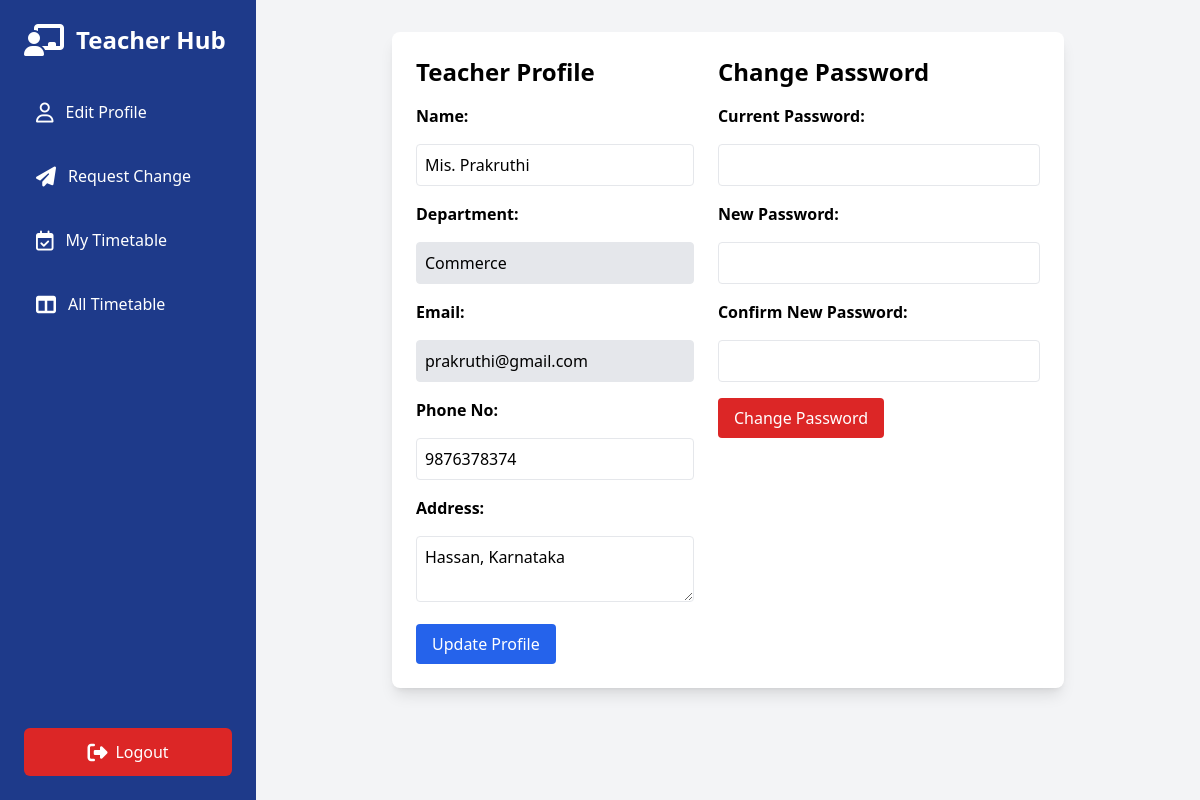
Before: /src/views/teacher/teacher_profile.php (signed in) with the older database file.
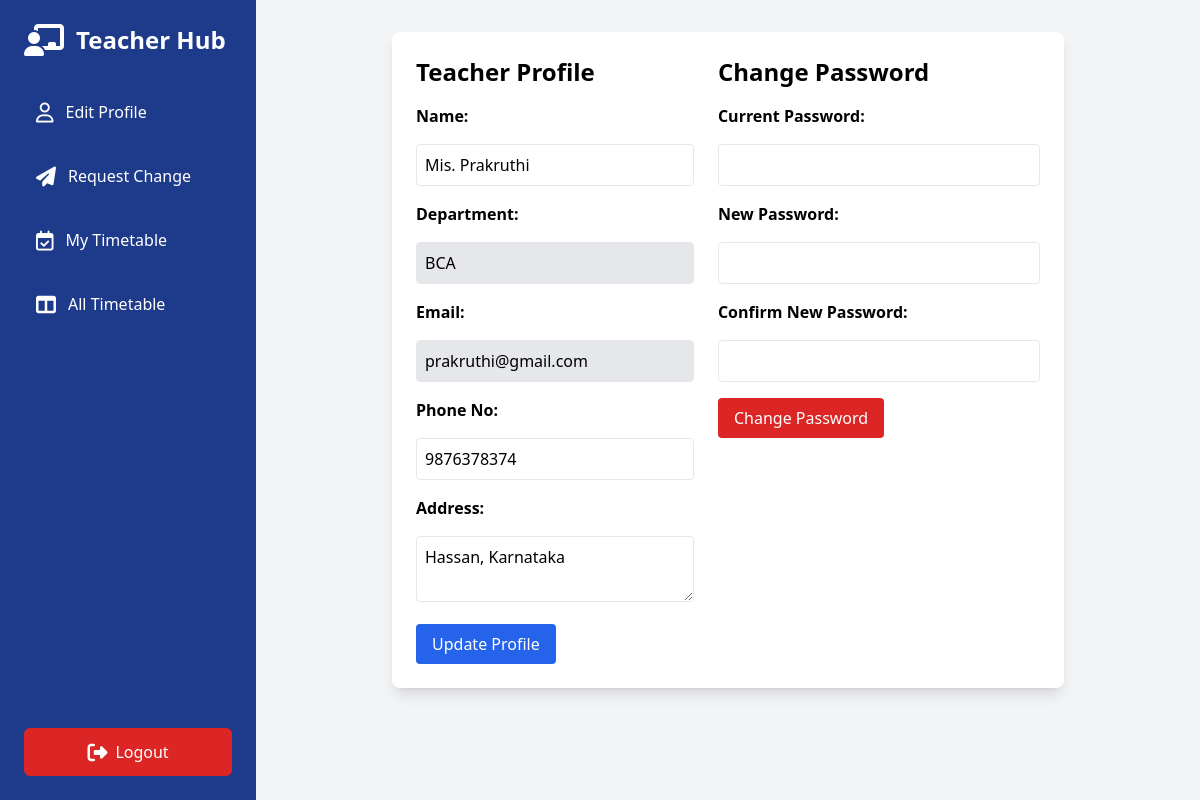
After: the same page with the newer database file.
### tables this page shows
CREATE TABLE `teachers` (
  `id` int(11) NOT NULL,
  `name` varchar(100) NOT NULL,
  `department` varchar(100) NOT NULL,
  `email` varchar(100) NOT NULL,
  `password` varchar(255) NOT NULL,
  `phone_no` varchar(15) NOT NULL,
  `address` text DEFAULT NULL,
  `min_class_hours_week` int(11) NOT NULL,
  `min_lab_hours_week` int(11) NOT NULL
);

### src/models/Teacher.php (called while the page is built, shortened)
<?php
class Teacher {
    private $conn;
    public function __construct($db) {
        $this->conn = $db;
    }
    public function getTeacherById($id) {
        $query = "SELECT * FROM teachers WHERE id = ?";
        $stmt = $this->conn->prepare($query);
        $stmt->execute([$id]);
        return $stmt->fetch(PDO::FETCH_ASSOC);
    }
}
?>

### src/views/teacher/teacher_profile.php (the view, shortened to what this page needs)
<?php include "./header.php";
    include_once "../../models/Teacher.php";
    $teacher_id = $_SESSION['teacher_id'];
    $database = new Database();
    $db = $database->getConnection();
    $teachers = new Teacher($db);
    $teacher = $teachers->getTeacherById($teacher_id);
?>
        <div class="max-w-2xl mx-auto bg-white p-6 shadow-lg rounded-lg flex gap-6" >
            <div>
        <h2 class="text-2xl font-bold mb-4">Teacher Profile</h2>
        <form method="post" class="space-y-4" action="./../../controllers/teacherController.php">
            <label class="block font-semibold">Name:</label>
            <input type="text" name="name" value="<?php echo htmlspecialchars($teacher['name']); ?>" class="w-full p-2 border rounded">
            <label class="block font-semibold">Department:</label>
            <input type="text" name="department" value="<?php echo htmlspecialchars($teacher['department']); ?>" class="w-full p-2 border rounded bg-gray-200" disabled>
            <label class="block font-semibold">Email:</label>
            <input type="email" name="emial" value="<?php echo htmlspecialchars($teacher['email']); ?>" class="w-full p-2 border rounded bg-gray-200" disabled>
            <label class="block font-semibold">Phone No:</label>
            <input type="text" name="phone_no" value="<?php echo htmlspecialchars($teacher['phone_no']); ?>" class="w-full p-2 border rounded">
            <label class="block font-semibold">Address:</label>
            <textarea name="address" class="w-full p-2 border rounded"><?php echo htmlspecialchars($teacher['address']); ?></textarea>
            <button type="submit" name="edit" class="bg-blue-600 text-white px-4 py-2 rounded">Update Profile</button>
        </form>
        </div>
        <div>
        <h2 class="text-2xl font-bold mb-4">Change Password</h2>
        <form method="POST" class="space-y-4">
            <label class="block font-semibold">Current Password:</label>
            <input type="password" name="current_password" class="w-full p-2 border rounded">
            <label class="block font-semibold">New Password:</label>
            <input type="password" name="new_password" class="w-full p-2 border rounded">
            <label class="block font-semibold">Confirm New Password:</label>
            <input type="password" name="confirm_password" class="w-full p-2 border rounded">
            <button type="submit" name="change_password" class="bg-red-600 text-white px-4 py-2 rounded">Change Password</button>
        </form>
        </div>
    </div>
    </div>
</body>
</html>

Changed rows visible on the page:
changed teachers "Mis. Prakruthi": department "Commerce" → "BCA"
